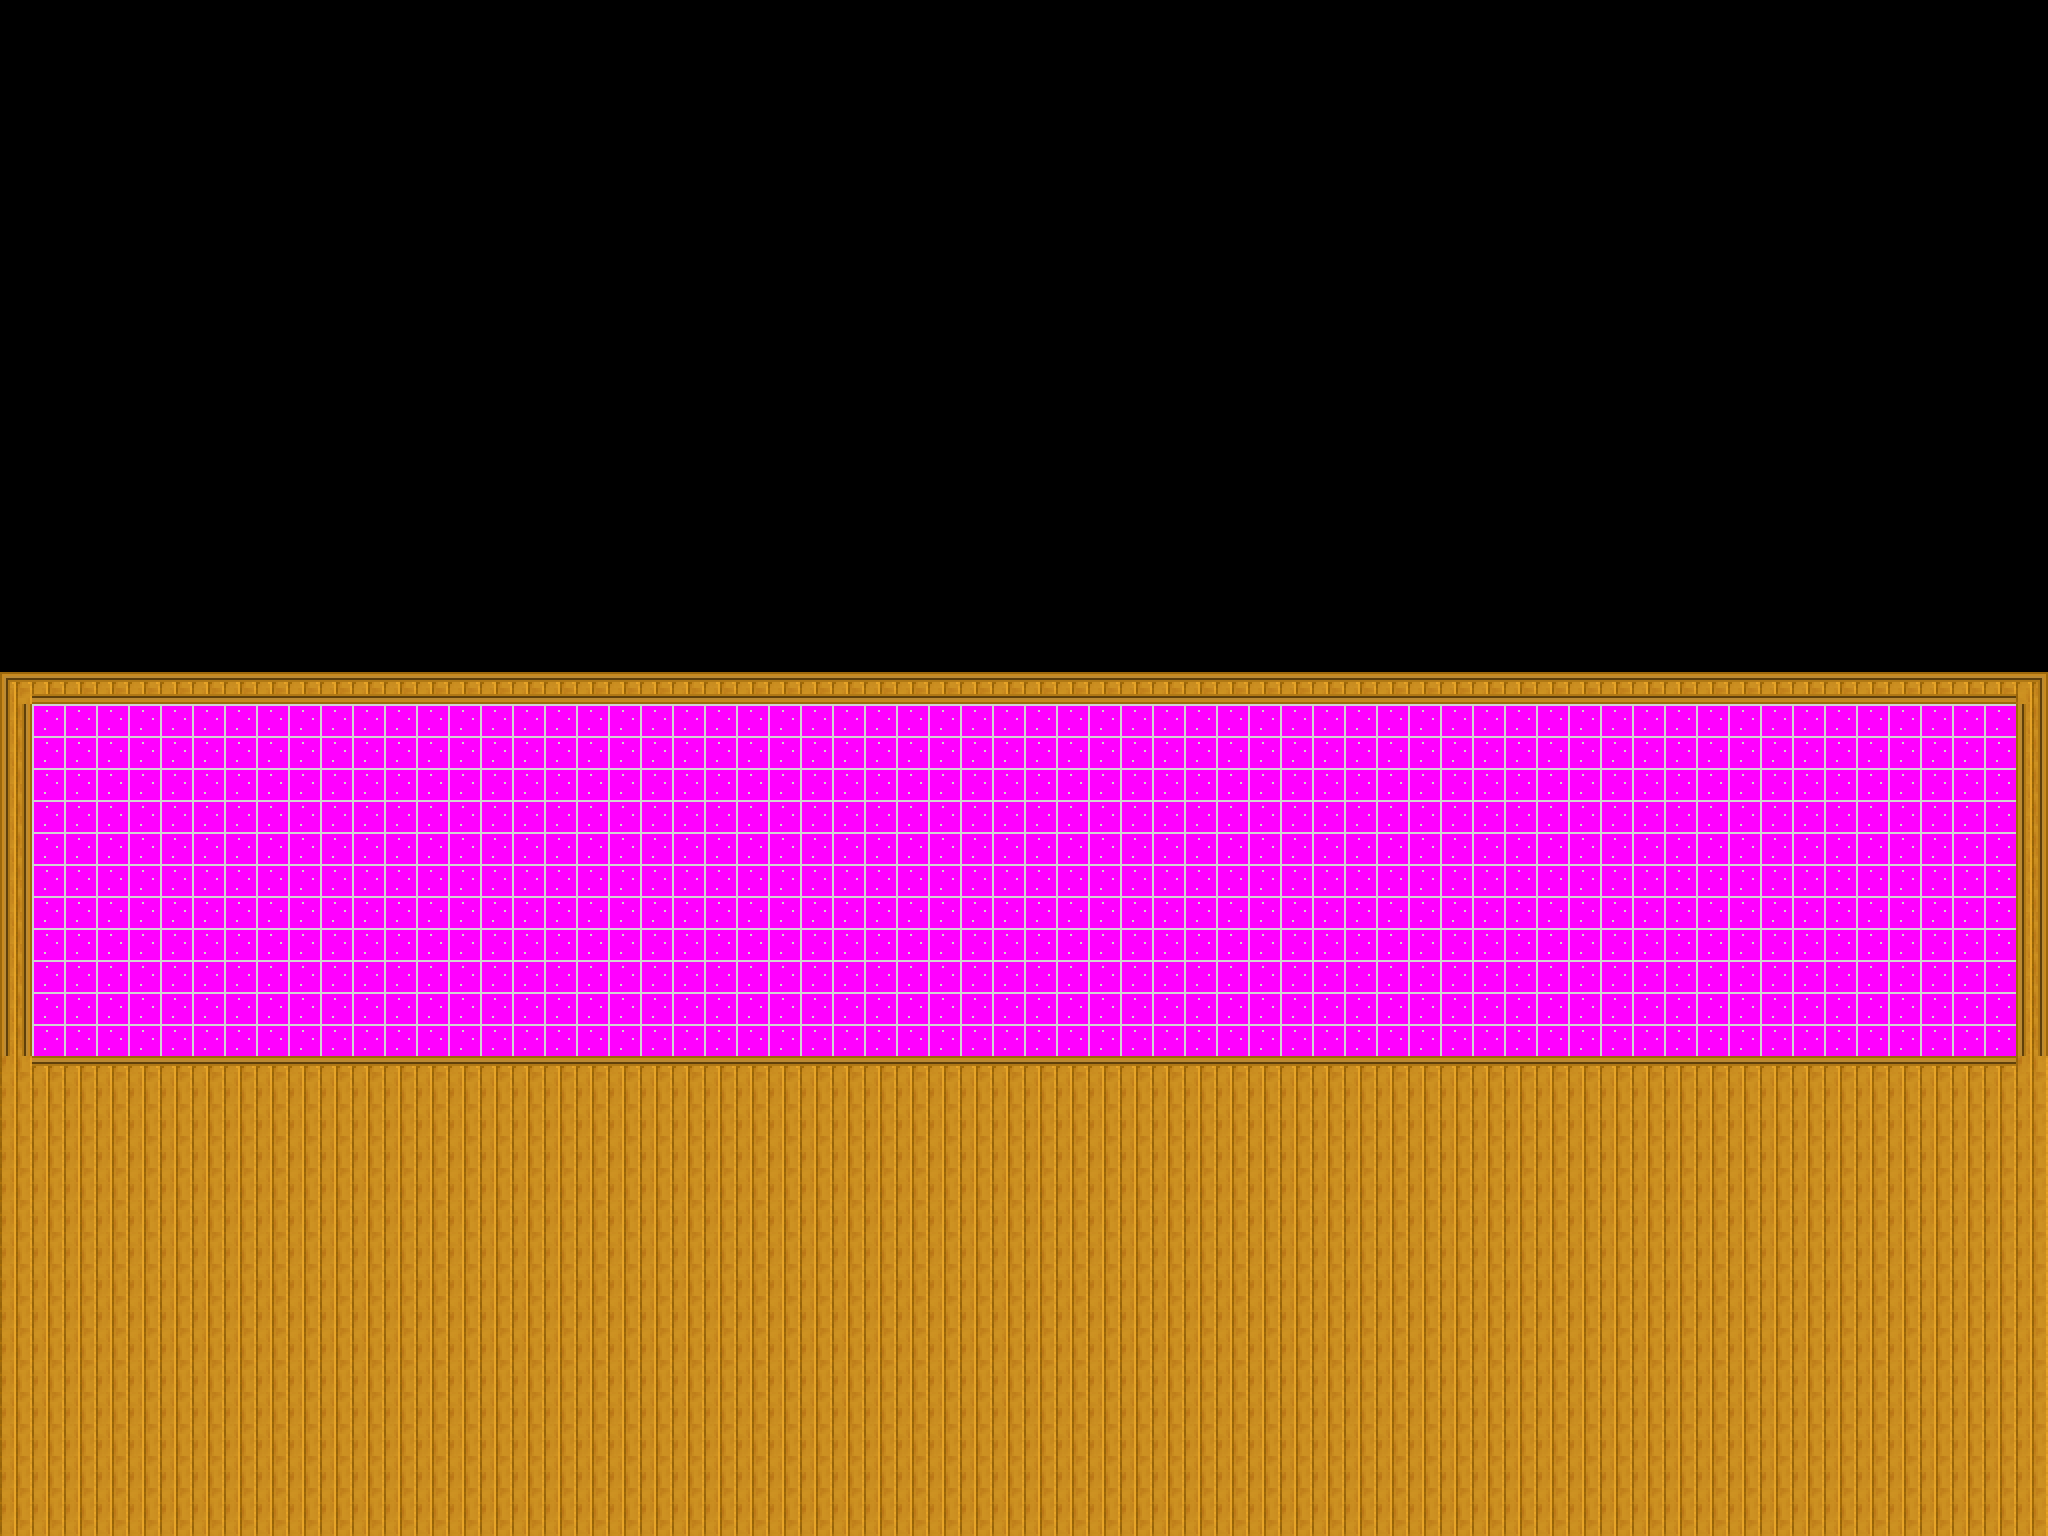

Below is a game level as drawn by its tile map, then a one-line description and the .tmx that defines it (tile-layer data replaced by summaries):
An orthogonal 64x48 tile map with 32x32 px tiles, 2 tile layers (walls, blocks) and 3 objects (playerSpawn, priest1Spawn).

<map version="1.4" tiledversion="1.4.1" orientation="orthogonal" renderorder="right-down" width="64" height="48" tilewidth="32" tileheight="32" infinite="0" nextlayerid="5" nextobjectid="4">
 <editorsettings>
  <export target="level2.json" format="json" />
 </editorsettings>
 <tileset firstgid="1" name="tiles_32x32" tilewidth="32" tileheight="32" tilecount="256" columns="16">
  <image source="../tilesets/tiles_32x32.png" trans="ff00ff" width="512" height="512" />
 </tileset>
 <layer id="4" name="walls" width="64" height="48">
  <data>[3072 cells, 682 non-empty, 1 distinct tile ids]</data>
 </layer>
 <layer id="1" name="blocks" width="64" height="48">
  <data>[3072 cells, 1046 non-empty, 6 distinct tile ids]</data>
 </layer>
 <objectgroup id="3" name="objects">
  <object id="1" name="playerSpawn" x="96" y="992">
   <point />
  </object>
  <object id="2" name="priest1Spawn" x="1120" y="992">
   <point />
  </object>
  <object id="3" x="9792" y="2240">
   <point />
  </object>
 </objectgroup>
</map>